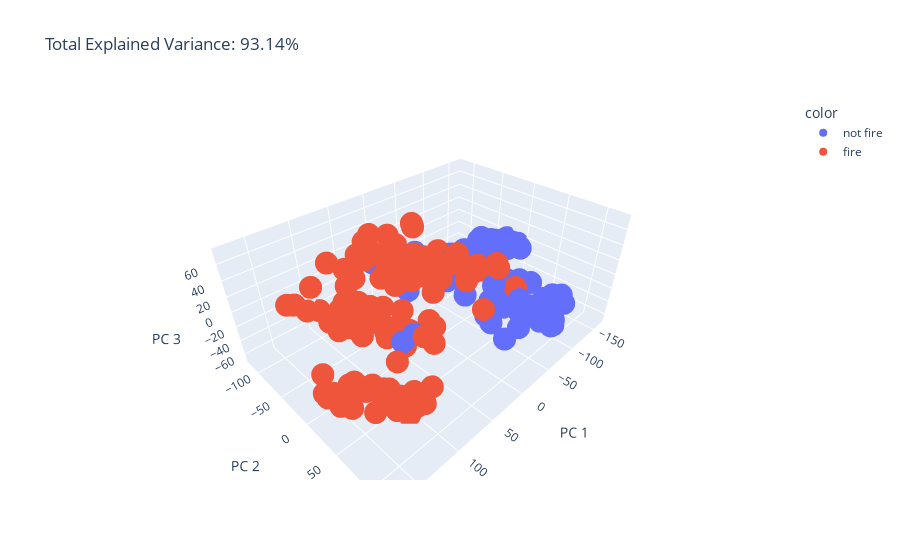

Here is the notebook cell this chart was saved with:
### Markdown cell above
#### 3D-scatter plot after Dimensionality Reduction

### Code cell
total_var = pca.explained_variance_ratio_.sum() * 100
fig = px.scatter_3d(
    components,
    x=0,
    y=1,
    z=2,
    color=df["Classes"],
    title=f"Total Explained Variance: {total_var:.2f}%",
    labels={"0": "PC 1", "1": "PC 2", "2": "PC 3"},
)
fig.show()
